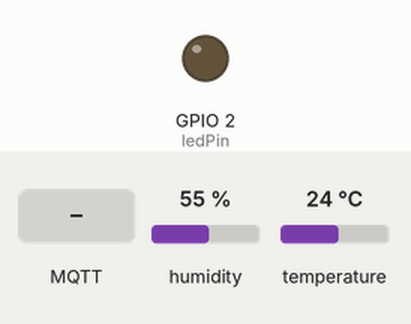
A program run on a simulated ESP32. Parts: output pins drawn as LEDs (lit = HIGH). The test bench sets the inputs (shaded band); at power-on: temperature 24 °C, humidity 55 %. No MQTT or app messages arrive unless stated; what the program prints to the serial monitor is not drawn.

Above: at 2.7 s.
2.8 s: MQTT message "on" arrives on the first subscribed topic
At 3.1 s:
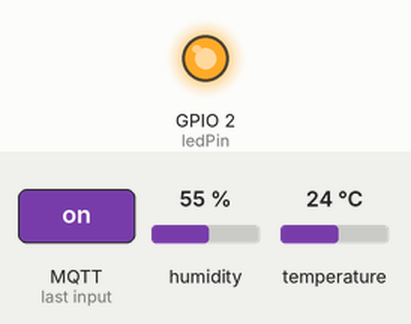
5.8 s: temperature set to 39 °C
11.5 s: temperature set to 42 °C
At 20.7 s:
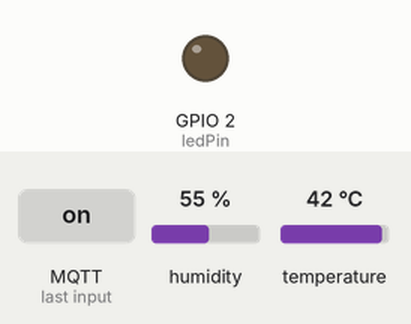
Timing chart, 0 to 22.2 s (numbered marks = the images above; inputs shaded):
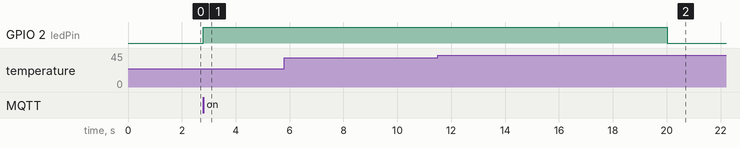

Measured:
- the behaviour switches between 40 and 41 °C on temperature (found by bisection; images 1 and 2)
- after the input at 2.8 s, GPIO 2 (ledPin): LOW → HIGH at once
- after the input at 5.8 s, every drawn part: stays the same
- after the input at 11.5 s, GPIO 2 (ledPin): HIGH → LOW after 8.5 s

The program:

main.cpp
```cpp
#include <Arduino.h>

#include "cnt_mqttbroker.h"
#include "connect_wifi.h"
#include "read_dht.h"

// Digital pin connected to the DHT sensor
#define DHTPIN 4
#define DHTTYPE    DHT11     // DHT 11

 /******************** CONNECT_WIFI_H *****************************/
// const char* ssid = "Quy Hien";
// const char* password = "12345678";
// const char* ssid = "Wifi Free";
// const char* password = "66668888";
const char* ssid = "Bacus";
const char* password = "87654321";
 /******************** CONNECT_WIFI_H *****************************/

 /******************** CNT_MQTTBROKER_H *****************************/
// const char* mqtt_server = "192.168.1.132";
// const char* mqtt_server = "192.168.1.6";
const char* mqtt_server = "172.20.10.2";
const int mqtt_port = 1883;
const char* mqtt_id = "ESP32-DHT11";
const char* mqttsub_topic = "esp32/output";
const char* user = "sensor-111";
const char* pass = "matteo";
WiFiClient espClient;
PubSubClient client(espClient);

long lastMsg = 0;
char msg[50];
int value = 0;
float temp;
bool led_status = false;
const int ledPin = 2;
 /******************** CNT_MQTTBROKER_H *****************************/

DHT dht(DHTPIN, DHTTYPE);

// float temperature = 0;
// float humidity = 0;

void setup() {
  Serial.begin(115200);

  dht.begin(); // khởi tạo cảm biên

  setup_wifi(); // setup và connect wifi

  client.setServer(mqtt_server, mqtt_port);
  client.setCallback(callback);

  pinMode(ledPin, OUTPUT);
}

void loop() {
  // kết nối broker
  if (!client.connected()) {
    reconnect();
  }
  client.loop();

  long now = millis();
  // đọc giá trị cảm biến
  if (now - lastMsg > 10000) {
    lastMsg = now;
    temp = dht.readTemperature();
    String tempString = readDHTTemperature();
    Serial.print("Temperature: ");
    Serial.println(tempString);
    client.publish("indoor/dht11/temp", tempString.c_str());

    String humString = readDHTHumidity();
    Serial.print("Humidity: ");
    Serial.println(humString);
    client.publish("indoor/dht11/humidity", humString.c_str());

  }

    if (temp > 40.0 && led_status){
      digitalWrite(ledPin, LOW);  // tắt ổ cắm thông minh
      led_status = false;
      client.publish("indoor/state/smartSocket", "off");
    }


  // if (isPress) {
  //   led_status = !led_status;

  //   digitalWrite(ledPin, led_status);
  //   if (led_status) {
  //     client.publish("indoor/state/smartSocket", "on");
  //   } else {
  //     client.publish("indoor/state/smartSocket", "off");
  //   }

  //   isPress = false;
  // }

}
```
